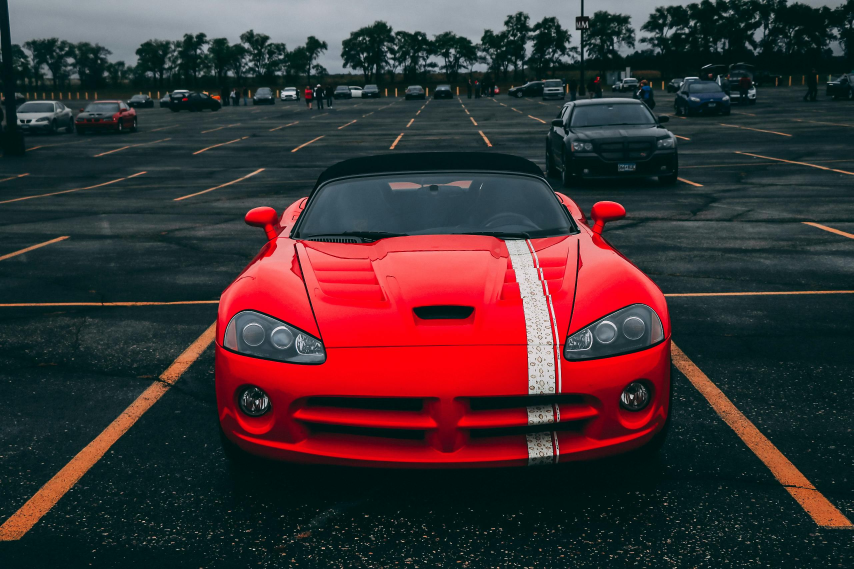
#> input picture image.jpg, 2560 x 1707 px, given in place of image.jpg.jpg, which was not available (shown at 1/3 size)
$ jupyter execute lab1.ipynb
#> lines starting #> are read from the running program, lines starting #| are printed output that depends on the picture; pictures that were not available may be replaced by others from this repository, and a replacement may not be noted
[cell 1]
from google.colab import files
uploaded = files.upload()
#> the answer given: image.jpg

[cell 2]
# Importing the OpenCV library
import cv2
# Reading the image using imread() function
image = cv2.imread('image.jpg.jpg')
#> image is the input picture: shape (1707, 2560, 3); mean B, G, R 51.3, 48.9, 63.5

# Extracting the height and width of an image
h, w = image.shape[:2]
#> h = 1707; w = 2560
# Displaying the height and width
print("Height = {}, Width = {}".format(h, w))
#| Height = 1707, Width = 2560

[cell 3]
# Extracting RGB values.
# Here we have randomly chosen a pixel
# by passing in 100, 100 for height and width.
(B, G, R) = image[100, 100]
#> B = 148; G = 139; R = 129

# Displaying the pixel values
print("R = {}, G = {}, B = {}".format(R, G, B))
#| R = 129, G = 139, B = 148

# We can also pass the channel to extract
# the value for a specific channel
B = image[100, 100, 0]
print("B = {}".format(B))
#| B = 148

[cell 4]
from google.colab.patches import cv2_imshow

# We will calculate the region of interest
# by slicing the pixels of the image
roi = image[100 : 500, 200 : 700]
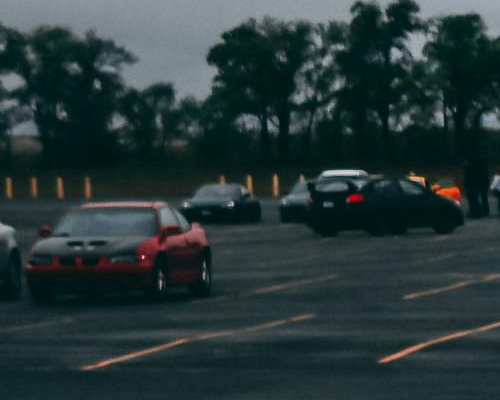
#> roi: shape (400, 500, 3); mean B, G, R 57.4, 56.6, 39.5
cv2_imshow(roi)

[cell 5]
from google.colab.patches import cv2_imshow

# resize() function takes 2 parameters,
# the image and the dimensions
resize = cv2.resize(image, (100, 100))
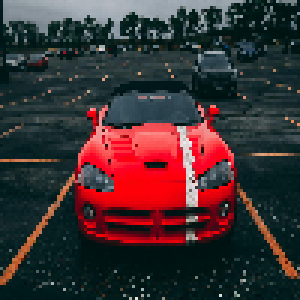
#> resize: shape (100, 100, 3) (shown 3 times larger); mean B, G, R 51.2, 48.8, 63.5
cv2_imshow(resize)

[cell 6]
# We are copying the original image,
# as it is an in-place operation.
output = image.copy()

# Using the rectangle() function to create a rectangle.
rectangle = cv2.rectangle(output, (1500, 900),
                        (600, 400), (255, 0, 0), 2)
cv2_imshow(image)

[cell 7]
# Copying the original image
output = image.copy()

# Adding the text using putText() function
text = cv2.putText(output, 'OpenCV Demo', (500, 550),
                cv2.FONT_HERSHEY_SIMPLEX, 4, (255, 0, 0), 2)
cv2_imshow(image)

[cell 8]
import cv2
from google.colab.patches import cv2_imshow

src = cv2.imread(r'image.jpg.jpg')  # Read the image

# Convert to Grayscale
gray_image = cv2.cvtColor(src, cv2.COLOR_BGR2GRAY)
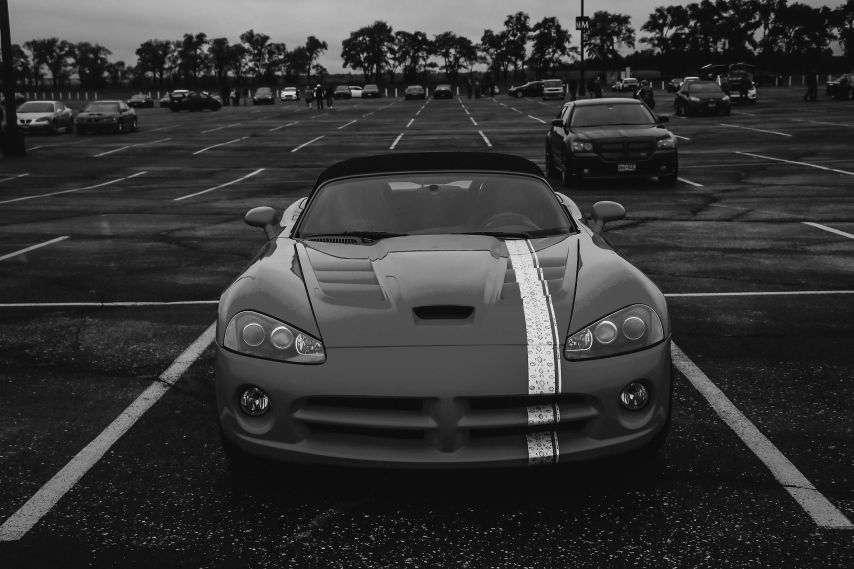
#> gray_image: shape (1707, 2560) (shown at 1/3 size); min 0, max 255, mean 53.5

# Display
cv2_imshow(gray_image)

[cell 9]
import cv2
src = cv2.imread(r'image.jpg.jpg')

# Convert to HSV
hsv_image = cv2.cvtColor(src, cv2.COLOR_BGR2HSV)
#> hsv_image: shape (1707, 2560, 3); mean H, S, V 98.3, 164.4, 81.2

cv2.imshow("HSV Image", hsv_image)
cv2.waitKey(0)
cv2.destroyAllWindows()
